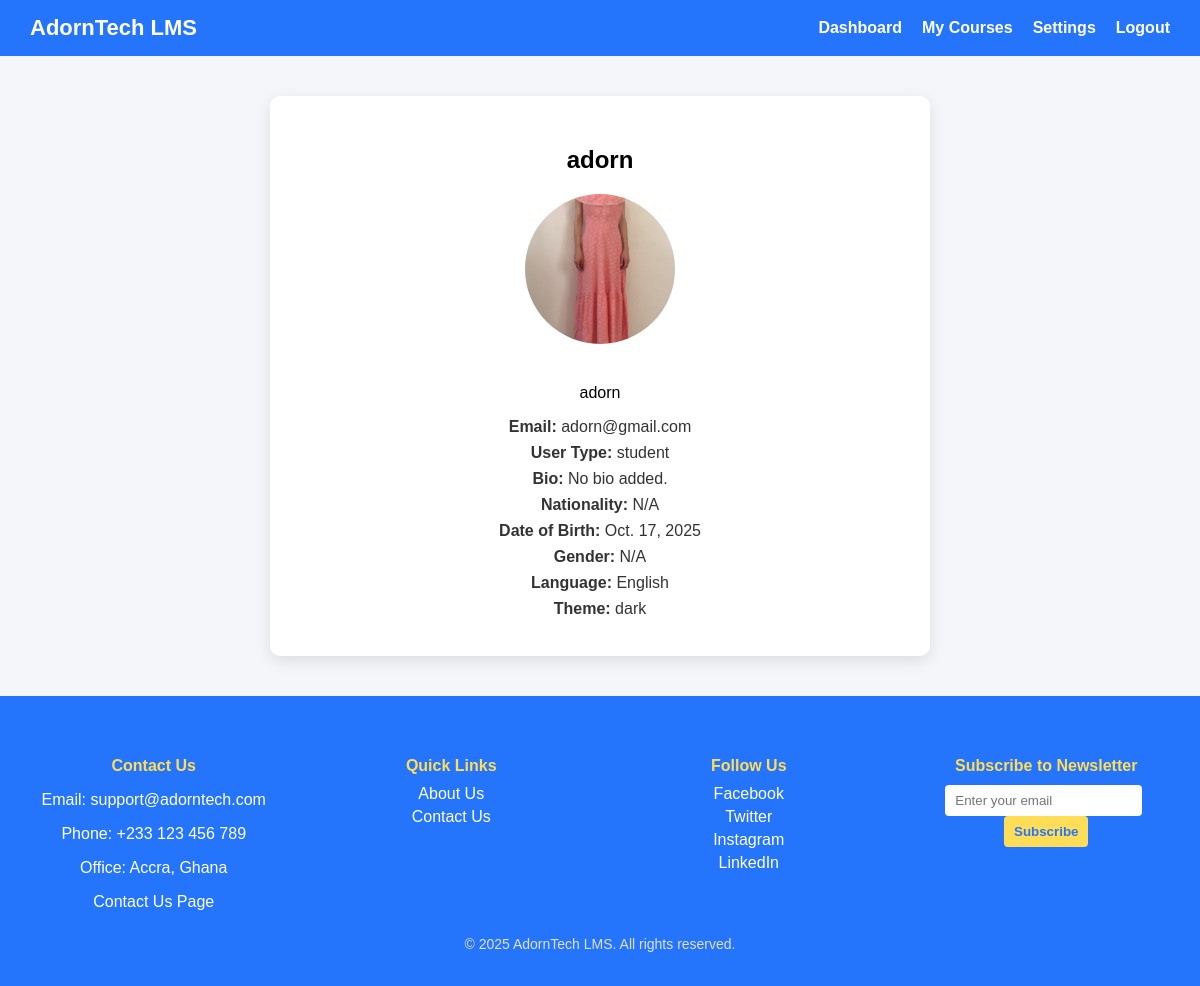
Screenshot of /student-profile/ (signed in) with the database file from the repository.
### accounts/models.py (models this page shows, shortened)
class CustomUser(AbstractBaseUser, PermissionsMixin):
    USER_TYPES = (
        ('admin', 'Admin'),
        ('lecturer', 'Lecturer'),
        ('student', 'Student'),
        ('learner', 'Learner'),
    )
    email = models.EmailField(unique=True)
    username = models.CharField(max_length=50, unique=True)
    user_type = models.CharField(max_length=10, choices=USER_TYPES)
    is_active = models.BooleanField(default=True)
    is_staff = models.BooleanField(default=False)
    last_seen = models.DateTimeField(default=timezone.now)
    date_joined = models.DateTimeField(default=timezone.now)   # ✅ Add this
    profile_picture = models.ImageField(upload_to='profile_pics/', blank=True, null=True)
    last_name = models.CharField(max_length=50, blank=True)
    country = models.CharField(max_length=50, blank=True)
    region = models.CharField(max_length=50, blank=True)
    first_name = models.CharField(max_length=50, blank=True)
    nationality = models.CharField(max_length=50, blank=True)
    date_of_birth = models.DateField(null=True, blank=True)
    gender = models.CharField(max_length=20, blank=True)
    theme = models.CharField(max_length=10, default='light')  # light or dark
    language = models.CharField(max_length=20, default='English')
    bio = models.TextField(blank=True)
    objects = CustomUserManager()
    USERNAME_FIELD = 'email'
    REQUIRED_FIELDS = ['username', 'user_type']

### accounts/views.py (the view)
# urls.py: path('student-profile/', views.student_profile, name='student-profile'),
@login_required
def student_profile(request):
    if request.user.user_type != 'student':
        return redirect('home')
    return render(request, 'accounts/student_profile.html', {'student': request.user})

### accounts/templates/accounts/student_profile.html
{% extends 'accounts/profile_setting.html' %}
{% load static %}
{% block content %}
<link rel="stylesheet" href="{% static 'css/profile_setting.css' %}">
<div class="profile-card">
    <h2>{{ student.get_full_name|default:student.username }}</h2>
   <div class="profile">
    {% if request.user.profile_picture %}
        <img src="{{ request.user.profile_picture.url }}" alt="Profile Picture">
    {% else %}
        <img src="{% static 'images/default_profile.png' %}" alt="Default Profile Picture">
    {% endif %}
    <p>{{ request.user.username }}</p>
</div>
    <div class="profile-info">
        <p><strong>Email:</strong> {{ student.email }}</p>
        <p><strong>User Type:</strong> {{ student.user_type }}</p>
        <p><strong>Bio:</strong> {{ student.bio|default:"No bio added." }}</p>
        <p><strong>Nationality:</strong> {{ student.nationality|default:"N/A" }}</p>
        <p><strong>Date of Birth:</strong> {{ student.date_of_birth|default:"N/A" }}</p>
        <p><strong>Gender:</strong> {{ student.gender|default:"N/A" }}</p>
        <p><strong>Language:</strong> {{ student.language|default:"English" }}</p>
        <p><strong>Theme:</strong> {{ student.theme|default:"light" }}</p>
    </div>
</div>
    <div>{% include 'accounts/footer.html' %}</div>
{% endblock  %}

### accounts/templates/accounts/profile_setting.html (shortened to what this page needs)
{% load static %}
<!DOCTYPE html>
<html lang="en">
<head>
    <link rel="stylesheet" href="{% static 'css/profile_setting.css' %}">
</head>
<body>
<nav>
    <div class="brand">AdornTech LMS</div>
    <ul>
        <li><a href="{% url 'student-dashboard' %}">Dashboard</a></li>
        <li><a href="{% url 'student-courses' %}">My Courses</a></li>
        <li><a href="{% url 'student-settings' %}">Settings</a></li>
        <li><a href="{% url 'logout' %}">Logout</a></li>
    </ul>
</nav>
<main>
    {% block content %}
    {% endblock %}
</main>
</body>
</html>

### accounts/templates/accounts/footer.html (shortened to what this page needs)
{% load static %}
{% block content %}
<link rel="stylesheet" href="{% static 'css/footer.css'%}">
<footer class="site-footer">
    <div class="footer-container">
        <div class="footer-section footer-contact">
            <h4>Contact Us</h4>
            <p>Email: support@adorntech.com</p>
            <p>Phone: +233 123 456 789</p>
            <p>Office: Accra, Ghana</p>
            <a href="{% url 'contact-us' %}">Contact Us Page</a>
        </div>
        <div class="footer-section footer-links">
            <h4>Quick Links</h4>
            <a href="{% url 'about-us' %}">About Us</a>
            <a href="{% url 'contact-us' %}">Contact Us</a>
        </div>
        <div class="footer-section footer-social">
            <h4>Follow Us</h4>
            <a href="https://facebook.com" target="_blank">Facebook</a>
            <a href="https://twitter.com" target="_blank">Twitter</a>
            <a href="https://instagram.com" target="_blank">Instagram</a>
            <a href="https://linkedin.com" target="_blank">LinkedIn</a>
        </div>
        <div class="footer-section footer-newsletter">
            <h4>Subscribe to Newsletter</h4>
            <form action="{% url 'subscribe-newsletter' %}" method="post">
                <input type="email" name="email" placeholder="Enter your email" required>
                <button type="submit">Subscribe</button>
            </form>
        </div>
    </div>
    <div class="footer-bottom">
        <p>&copy; 2025 AdornTech LMS. All rights reserved.</p>
    </div>
</footer>
{% endblock %}

### static/css/profile_setting.css (style rules this page uses)
body { font-family: Arial, sans-serif; margin: 0; background: #f4f6f9; }
nav { display: flex; justify-content: space-between; align-items: center; background: #2575fc; padding: 15px 30px; color: white; }
nav .brand { font-size: 22px; font-weight: bold; }
nav ul { list-style-type: none; padding: 0; margin: 0; display: flex; }
nav li { margin-left: 20px; }
nav a { text-decoration: none; color: white; font-weight: bold; }
.profile-card { background: white; max-width: 600px; margin: 40px auto; padding: 30px; border-radius: 10px; box-shadow: 0 5px 15px rgba(0,0,0,0.1); text-align: center; }
.profile-card img { width: 150px; height: 150px; border-radius: 50%; object-fit: cover; margin-bottom: 20px; }
.profile-info p { margin: 8px 0; font-size: 16px; color: #333; }

### static/css/footer.css (style rules this page uses)
.site-footer { background: #2575fc; color: white; padding: 40px 20px 20px 20px; font-family: Arial, sans-serif; text-align: center; }
.footer-container { display: flex; flex-wrap: wrap; justify-content: center; gap: 30px; max-width: 1200px; margin: 0 auto; }
.footer-section { flex: 1 1 200px; max-width: 300px; text-align: center; }
.footer-section h4 { margin-bottom: 10px; color: #ffdd57; }
.footer-section a { display: block; color: white; text-decoration: none; margin: 5px 0; }
.footer-newsletter input[type="email"] { padding: 8px 10px; border-radius: 4px; border: none; margin-right: 5px; }
.footer-newsletter button { padding: 8px 10px; border-radius: 4px; border: none; background: #ffdd57; color: #2575fc; font-weight: bold; cursor: pointer; }
.footer-bottom { text-align: center; margin-top: 20px; font-size: 14px; color: #e0e0e0; }

### rows the page displays
CustomUser: get_full_name "adorn", user.profile_picture (picture), user.username "adorn", email "adorn@gmail.com", user_type "student", bio "No bio added.", nationality "N/A", date_of_birth "Oct. 17, 2025", gender "N/A", language "English", theme "dark"
